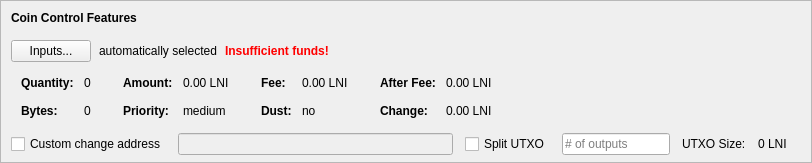
    <widget class="QFrame" name="frameCoinControl">
     <property name="sizePolicy">
      <sizepolicy hsizetype="Expanding" vsizetype="Expanding">
       <horstretch>0</horstretch>
       <verstretch>0</verstretch>
      </sizepolicy>
     </property>
     <property name="maximumSize">
      <size>
       <width>16777215</width>
       <height>16777215</height>
      </size>
     </property>
     <property name="frameShape">
      <enum>QFrame::StyledPanel</enum>
     </property>
     <property name="frameShadow">
      <enum>QFrame::Sunken</enum>
     </property>
     <layout class="QVBoxLayout" name="verticalLayoutCoinControl2">
      <property name="spacing">
       <number>0</number>
      </property>
      <property name="leftMargin">
       <number>0</number>
      </property>
      <property name="topMargin">
       <number>0</number>
      </property>
      <property name="rightMargin">
       <number>0</number>
      </property>
      <property name="bottomMargin">
       <number>6</number>
      </property>
      <item>
       <layout class="QVBoxLayout" name="verticalLayoutCoinControl" stretch="0,0,0,0,1">
        <property name="spacing">
         <number>0</number>
        </property>
        <property name="leftMargin">
         <number>10</number>
        </property>
        <property name="topMargin">
         <number>10</number>
        </property>
        <item>
         <layout class="QHBoxLayout" name="horizontalLayoutCoinControl1">
          <property name="bottomMargin">
           <number>15</number>
          </property>
          <item>
           <widget class="QLabel" name="labelCoinControlFeatures">
            <property name="sizePolicy">
             <sizepolicy hsizetype="Preferred" vsizetype="Maximum">
              <horstretch>0</horstretch>
              <verstretch>0</verstretch>
             </sizepolicy>
            </property>
            <property name="font">
             <font>
              <weight>75</weight>
              <bold>true</bold>
             </font>
            </property>
            <property name="styleSheet">
             <string notr="true">font-weight:bold;</string>
            </property>
            <property name="text">
             <string>Coin Control Features</string>
            </property>
           </widget>
          </item>
         </layout>
        </item>
        <item>
         <layout class="QHBoxLayout" name="horizontalLayoutCoinControl2" stretch="0,0,0,0">
          <property name="spacing">
           <number>8</number>
          </property>
          <property name="bottomMargin">
           <number>10</number>
          </property>
          <item>
           <widget class="QPushButton" name="pushButtonCoinControl">
            <property name="styleSheet">
             <string notr="true"/>
            </property>
            <property name="text">
             <string>Inputs...</string>
            </property>
            <property name="autoDefault">
             <bool>false</bool>
            </property>
           </widget>
          </item>
          <item>
           <widget class="QLabel" name="labelCoinControlAutomaticallySelected">
            <property name="text">
             <string>automatically selected</string>
            </property>
            <property name="margin">
             <number>5</number>
            </property>
           </widget>
          </item>
          <item>
           <widget class="QLabel" name="labelCoinControlInsuffFunds">
            <property name="font">
             <font>
              <weight>75</weight>
              <bold>true</bold>
             </font>
            </property>
            <property name="styleSheet">
             <string notr="true">color:red;font-weight:bold;</string>
            </property>
            <property name="text">
             <string>Insufficient funds!</string>
            </property>
            <property name="margin">
             <number>5</number>
            </property>
           </widget>
          </item>
          <item>
           <spacer name="horizontalSpacerCoinControl">
            <property name="orientation">
             <enum>Qt::Horizontal</enum>
            </property>
            <property name="sizeHint" stdset="0">
             <size>
              <width>40</width>
              <height>1</height>
             </size>
            </property>
           </spacer>
          </item>
         </layout>
        </item>
        <item>
         <widget class="QWidget" name="widgetCoinControl" native="true">
          <property name="sizePolicy">
           <sizepolicy hsizetype="Preferred" vsizetype="Preferred">
            <horstretch>0</horstretch>
            <verstretch>0</verstretch>
           </sizepolicy>
          </property>
          <property name="minimumSize">
           <size>
            <width>0</width>
            <height>0</height>
           </size>
          </property>
          <property name="styleSheet">
           <string notr="true"/>
          </property>
          <layout class="QHBoxLayout" name="horizontalLayoutCoinControl5">
           <property name="leftMargin">
            <number>0</number>
           </property>
           <property name="topMargin">
            <number>0</number>
           </property>
           <property name="rightMargin">
            <number>0</number>
           </property>
           <property name="bottomMargin">
            <number>0</number>
           </property>
           <item>
            <layout class="QHBoxLayout" name="horizontalLayoutCoinControl3" stretch="0,0,0,1">
             <property name="spacing">
              <number>20</number>
             </property>
             <property name="topMargin">
              <number>0</number>
             </property>
             <property name="bottomMargin">
              <number>10</number>
             </property>
             <item>
              <layout class="QFormLayout" name="formLayoutCoinControl1">
               <property name="horizontalSpacing">
                <number>10</number>
               </property>
               <property name="verticalSpacing">
                <number>14</number>
               </property>
               <property name="leftMargin">
                <number>10</number>
               </property>
               <property name="topMargin">
                <number>4</number>
               </property>
               <property name="rightMargin">
                <number>6</number>
               </property>
               <item row="0" column="0">
                <widget class="QLabel" name="labelCoinControlQuantityText">
                 <property name="font">
                  <font>
                   <weight>75</weight>
                   <bold>true</bold>
                  </font>
                 </property>
                 <property name="text">
                  <string>Quantity:</string>
                 </property>
                 <property name="margin">
                  <number>0</number>
                 </property>
                </widget>
               </item>
               <item row="0" column="1">
                <widget class="QLabel" name="labelCoinControlQuantity">
                 <property name="cursor">
                  <cursorShape>IBeamCursor</cursorShape>
                 </property>
                 <property name="contextMenuPolicy">
                  <enum>Qt::ActionsContextMenu</enum>
                 </property>
                 <property name="text">
                  <string notr="true">0</string>
                 </property>
                 <property name="margin">
                  <number>0</number>
                 </property>
                 <property name="textInteractionFlags">
                  <set>Qt::LinksAccessibleByMouse|Qt::TextSelectableByKeyboard|Qt::TextSelectableByMouse</set>
                 </property>
                </widget>
               </item>
               <item row="1" column="0">
                <widget class="QLabel" name="labelCoinControlBytesText">
                 <property name="font">
                  <font>
                   <weight>75</weight>
                   <bold>true</bold>
                  </font>
                 </property>
                 <property name="text">
                  <string>Bytes:</string>
                 </property>
                </widget>
               </item>
               <item row="1" column="1">
                <widget class="QLabel" name="labelCoinControlBytes">
                 <property name="cursor">
                  <cursorShape>IBeamCursor</cursorShape>
                 </property>
                 <property name="contextMenuPolicy">
                  <enum>Qt::ActionsContextMenu</enum>
                 </property>
                 <property name="text">
                  <string notr="true">0</string>
                 </property>
                 <property name="textInteractionFlags">
                  <set>Qt::LinksAccessibleByMouse|Qt::TextSelectableByKeyboard|Qt::TextSelectableByMouse</set>
                 </property>
                </widget>
               </item>
              </layout>
             </item>
             <item>
              <layout class="QFormLayout" name="formLayoutCoinControl2">
               <property name="horizontalSpacing">
                <number>10</number>
               </property>
               <property name="verticalSpacing">
                <number>14</number>
               </property>
               <property name="leftMargin">
                <number>6</number>
               </property>
               <property name="topMargin">
                <number>4</number>
               </property>
               <property name="rightMargin">
                <number>6</number>
               </property>
               <item row="0" column="0">
                <widget class="QLabel" name="labelCoinControlAmountText">
                 <property name="font">
                  <font>
                   <weight>75</weight>
                   <bold>true</bold>
                  </font>
                 </property>
                 <property name="text">
                  <string>Amount:</string>
                 </property>
                 <property name="margin">
                  <number>0</number>
                 </property>
                </widget>
               </item>
               <item row="0" column="1">
                <widget class="QLabel" name="labelCoinControlAmount">
                 <property name="cursor">
                  <cursorShape>IBeamCursor</cursorShape>
                 </property>
                 <property name="contextMenuPolicy">
                  <enum>Qt::ActionsContextMenu</enum>
                 </property>
                 <property name="text">
                  <string notr="true">0.00 LNI</string>
                 </property>
                 <property name="textInteractionFlags">
                  <set>Qt::LinksAccessibleByMouse|Qt::TextSelectableByKeyboard|Qt::TextSelectableByMouse</set>
                 </property>
                </widget>
               </item>
               <item row="1" column="0">
                <widget class="QLabel" name="labelCoinControlPriorityText">
                 <property name="font">
                  <font>
                   <weight>75</weight>
                   <bold>true</bold>
                  </font>
                 </property>
                 <property name="text">
                  <string>Priority:</string>
                 </property>
                </widget>
               </item>
               <item row="1" column="1">
                <widget class="QLabel" name="labelCoinControlPriority">
                 <property name="cursor">
                  <cursorShape>IBeamCursor</cursorShape>
                 </property>
                 <property name="contextMenuPolicy">
                  <enum>Qt::ActionsContextMenu</enum>
                 </property>
                 <property name="text">
                  <string>medium</string>
                 </property>
                 <property name="textInteractionFlags">
                  <set>Qt::LinksAccessibleByMouse|Qt::TextSelectableByKeyboard|Qt::TextSelectableByMouse</set>
                 </property>
                </widget>
               </item>
              </layout>
             </item>
             <item>
              <layout class="QFormLayout" name="formLayoutCoinControl3">
               <property name="horizontalSpacing">
                <number>10</number>
               </property>
               <property name="verticalSpacing">
                <number>14</number>
               </property>
               <property name="leftMargin">
                <number>6</number>
               </property>
               <property name="topMargin">
                <number>4</number>
               </property>
               <property name="rightMargin">
                <number>6</number>
               </property>
               <item row="0" column="0">
                <widget class="QLabel" name="labelCoinControlFeeText">
                 <property name="font">
                  <font>
                   <weight>75</weight>
                   <bold>true</bold>
                  </font>
                 </property>
                 <property name="text">
                  <string>Fee:</string>
                 </property>
                 <property name="margin">
                  <number>0</number>
                 </property>
                </widget>
               </item>
               <item row="0" column="1">
                <widget class="QLabel" name="labelCoinControlFee">
                 <property name="cursor">
                  <cursorShape>IBeamCursor</cursorShape>
                 </property>
                 <property name="contextMenuPolicy">
                  <enum>Qt::ActionsContextMenu</enum>
                 </property>
                 <property name="text">
                  <string notr="true">0.00 LNI</string>
                 </property>
                 <property name="textInteractionFlags">
                  <set>Qt::LinksAccessibleByMouse|Qt::TextSelectableByKeyboard|Qt::TextSelectableByMouse</set>
                 </property>
                </widget>
               </item>
               <item row="1" column="0">
                <widget class="QLabel" name="labelCoinControlLowOutputText">
                 <property name="font">
                  <font>
                   <weight>75</weight>
                   <bold>true</bold>
                  </font>
                 </property>
                 <property name="text">
                  <string>Dust:</string>
                 </property>
                </widget>
               </item>
               <item row="1" column="1">
                <widget class="QLabel" name="labelCoinControlLowOutput">
                 <property name="cursor">
                  <cursorShape>IBeamCursor</cursorShape>
                 </property>
                 <property name="contextMenuPolicy">
                  <enum>Qt::ActionsContextMenu</enum>
                 </property>
                 <property name="text">
                  <string>no</string>
                 </property>
                 <property name="textInteractionFlags">
                  <set>Qt::LinksAccessibleByMouse|Qt::TextSelectableByKeyboard|Qt::TextSelectableByMouse</set>
                 </property>
                </widget>
               </item>
              </layout>
             </item>
             <item>
              <layout class="QFormLayout" name="formLayoutCoinControl4">
               <property name="horizontalSpacing">
                <number>10</number>
               </property>
               <property name="verticalSpacing">
                <number>14</number>
               </property>
               <property name="leftMargin">
                <number>6</number>
               </property>
               <property name="topMargin">
                <number>4</number>
               </property>
               <property name="rightMargin">
                <number>6</number>
               </property>
               <item row="0" column="0">
                <widget class="QLabel" name="labelCoinControlAfterFeeText">
                 <property name="font">
                  <font>
                   <weight>75</weight>
                   <bold>true</bold>
                  </font>
                 </property>
                 <property name="text">
                  <string>After Fee:</string>
                 </property>
                 <property name="margin">
                  <number>0</number>
                 </property>
                </widget>
               </item>
               <item row="0" column="1">
                <widget class="QLabel" name="labelCoinControlAfterFee">
                 <property name="cursor">
                  <cursorShape>IBeamCursor</cursorShape>
                 </property>
                 <property name="contextMenuPolicy">
                  <enum>Qt::ActionsContextMenu</enum>
                 </property>
                 <property name="text">
                  <string notr="true">0.00 LNI</string>
                 </property>
                 <property name="textInteractionFlags">
                  <set>Qt::LinksAccessibleByMouse|Qt::TextSelectableByKeyboard|Qt::TextSelectableByMouse</set>
                 </property>
                </widget>
               </item>
               <item row="1" column="0">
                <widget class="QLabel" name="labelCoinControlChangeText">
                 <property name="font">
                  <font>
                   <weight>75</weight>
                   <bold>true</bold>
                  </font>
                 </property>
                 <property name="text">
                  <string>Change:</string>
                 </property>
                </widget>
               </item>
               <item row="1" column="1">
                <widget class="QLabel" name="labelCoinControlChange">
                 <property name="cursor">
                  <cursorShape>IBeamCursor</cursorShape>
                 </property>
                 <property name="contextMenuPolicy">
                  <enum>Qt::ActionsContextMenu</enum>
                 </property>
                 <property name="text">
                  <string notr="true">0.00 LNI</string>
                 </property>
                 <property name="textInteractionFlags">
                  <set>Qt::LinksAccessibleByMouse|Qt::TextSelectableByKeyboard|Qt::TextSelectableByMouse</set>
                 </property>
                </widget>
               </item>
              </layout>
             </item>
            </layout>
           </item>
          </layout>
         </widget>
        </item>
        <item>
         <layout class="QHBoxLayout" name="horizontalLayoutCoinControl4" stretch="0,0,0,0,0,0,0">
          <property name="spacing">
           <number>12</number>
          </property>
          <property name="sizeConstraint">
           <enum>QLayout::SetDefaultConstraint</enum>
          </property>
          <property name="topMargin">
           <number>5</number>
          </property>
          <property name="rightMargin">
           <number>5</number>
          </property>
          <item>
           <widget class="QCheckBox" name="checkBoxCoinControlChange">
            <property name="toolTip">
             <string>If this is activated, but the change address is empty or invalid, change will be sent to a newly generated address.</string>
            </property>
            <property name="text">
             <string>Custom change address</string>
            </property>
           </widget>
          </item>
          <item>
           <widget class="QValidatedLineEdit" name="lineEditCoinControlChange">
            <property name="enabled">
             <bool>false</bool>
            </property>
            <property name="sizePolicy">
             <sizepolicy hsizetype="Expanding" vsizetype="Fixed">
              <horstretch>0</horstretch>
              <verstretch>0</verstretch>
             </sizepolicy>
            </property>
           </widget>
          </item>
          <item>
           <widget class="QCheckBox" name="splitBlockCheckBox">
            <property name="text">
             <string>Split UTXO</string>
            </property>
           </widget>
          </item>
          <item>
           <widget class="QLineEdit" name="splitBlockLineEdit">
            <property name="sizePolicy">
             <sizepolicy hsizetype="Fixed" vsizetype="Fixed">
              <horstretch>50</horstretch>
              <verstretch>0</verstretch>
             </sizepolicy>
            </property>
            <property name="placeholderText">
             <string># of outputs</string>
            </property>
           </widget>
          </item>
          <item>
           <widget class="QLabel" name="labelBlockSizeText">
            <property name="text">
             <string>UTXO Size:</string>
            </property>
           </widget>
          </item>
          <item>
           <widget class="QLabel" name="labelBlockSize">
            <property name="text">
             <string>0 LNI</string>
            </property>
           </widget>
          </item>
          <item>
           <widget class="QLabel" name="labelCoinControlChangeLabel">
            <property name="sizePolicy">
             <sizepolicy hsizetype="Preferred" vsizetype="Expanding">
              <horstretch>0</horstretch>
              <verstretch>0</verstretch>
             </sizepolicy>
            </property>
            <property name="minimumSize">
             <size>
              <width>0</width>
              <height>0</height>
             </size>
            </property>
            <property name="text">
             <string/>
            </property>
            <property name="margin">
             <number>3</number>
            </property>
           </widget>
          </item>
         </layout>
        </item>
        <item>
         <spacer name="verticalSpacerCoinControl">
          <property name="orientation">
           <enum>Qt::Vertical</enum>
          </property>
          <property name="sizeHint" stdset="0">
           <size>
            <width>800</width>
            <height>1</height>
           </size>
          </property>
         </spacer>
        </item>
       </layout>
      </item>
     </layout>
    </widget>
